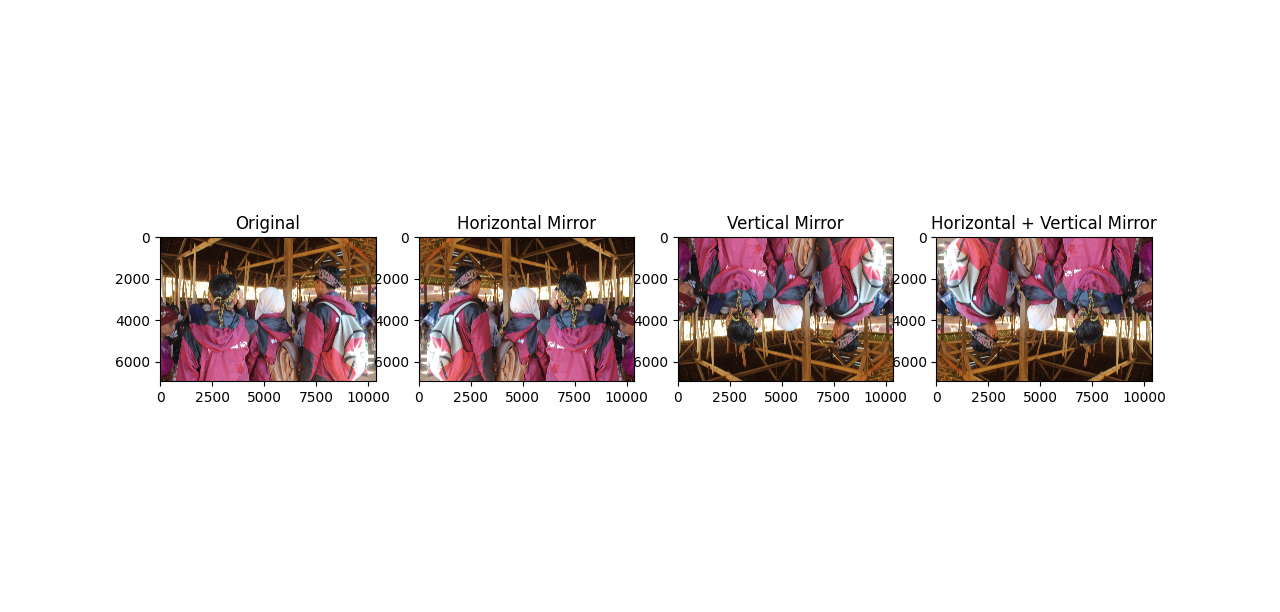

Write Python code to recreate this figure.
import numpy as np
import imageio as img
import matplotlib.pyplot as plt

# Load gambar
path = 'kkn.JPG'
image = img.imread(path)
height, width = image.shape[:2]

# Mirroring horizontal dan vertikal
horizontal = np.flip(image, axis=1)  # Flip secara horizontal
vertical = np.flip(image, axis=0)    # Flip secara vertikal
mirrored_image = np.flip(image, axis=(0, 1))  # Flip secara horizontal dan vertikal

# Tampilkan gambar asli dan hasil mirroring
plt.figure(figsize=(15, 5))
plt.subplot(1, 4, 1)
plt.imshow(image)
plt.title("Original")

plt.subplot(1, 4, 2)
plt.imshow(horizontal)
plt.title("Horizontal Mirror")

plt.subplot(1, 4, 3)
plt.imshow(vertical)
plt.title("Vertical Mirror")

plt.subplot(1, 4, 4)
plt.imshow(mirrored_image)
plt.title("Horizontal + Vertical Mirror")

# Simpan hasil gambar mirror
img.imwrite('mirrored_image.jpg', mirrored_image)

# Tampilkan semua gambar
plt.show()
